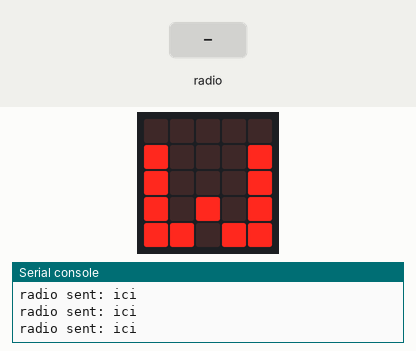
A program run on a simulated BBC micro:bit running MicroPython. Shown: the board's 5×5 LED display, the last lines printed to the serial console. The test bench sets the inputs (shaded band). No radio messages arrive unless stated (any console line starting 'radio sent:' is added by the test bench).

Above: at 2.2 s.
2.3 s: radio message "ici" arrives
At 2.6 s:
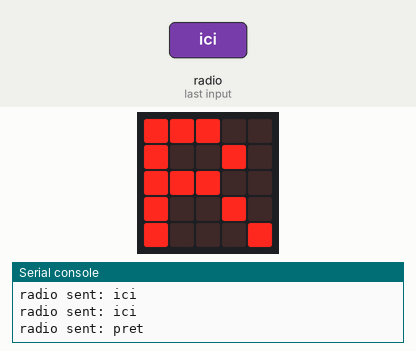
3.8 s: radio message "vert" arrives
At 6.1 s:
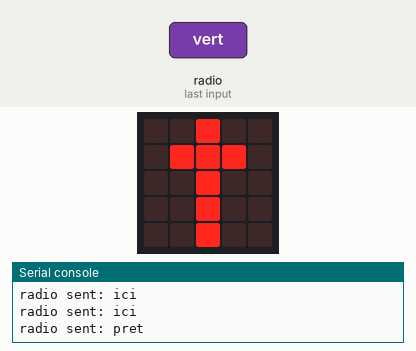
6.8 s: radio message "rouge" arrives
At 7.2 s:
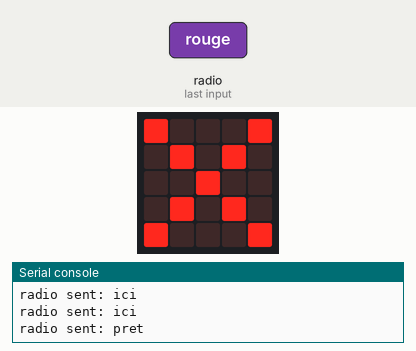
Timing chart, 0 to 9.8 s (numbered marks = the images above; inputs shaded):
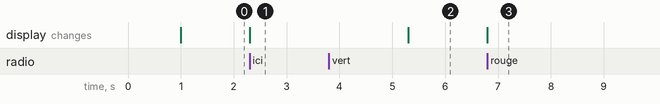

The program:

feu_de_signalisation.py
```python
# Add your Python code here. E.g.
from microbit import *
import radio

radio.on()
allume = True
sleep(1000)

while True:
    message = radio.receive()


    if  message == "ici" :
        radio.send("pret")
        allume = False
        display.show("R") # "R" comme recepteur
        sleep(3000)

        while True : #boucle infinie du microbit qui recoit les ordres
            position = radio.receive()
            if position == "rouge":
                display.show(Image("90009:"
                                   "09090:"
                                   "00900:"
                                   "09090:"
                                   "90009"))
            elif position == "vert":
                display.show(Image("00900:"
                                   "09990:"
                                   "00900:"
                                   "00900:"
                                   "00900"))

    elif allume :
        radio.send("ici")
        display.show("w")
        if message == "pret" :
                allume = False

    else :
        display.show("E") # "E" comme emetteur
        sleep(3000)

        while True : #boucle infinie du microbit qui donne les ordres
            radio.send("vert")
            display.show(Image("90009:"
                               "09090:"
                               "00900:"
                               "09090:"
                               "90009"))
            sleep(3000)
            radio.send("rouge")
            display.show(Image("00900:"
                               "09990:"
                               "00900:"
                               "00900:"
                               "00900"))
            sleep(3000)
```

Measured:
- after the input at 2.3 s, the display: changes at once (image 1)
- after the input at 3.8 s, the display: changes after 1.5 s (image 2)
- after the input at 6.8 s, the display: changes at once (image 3)
